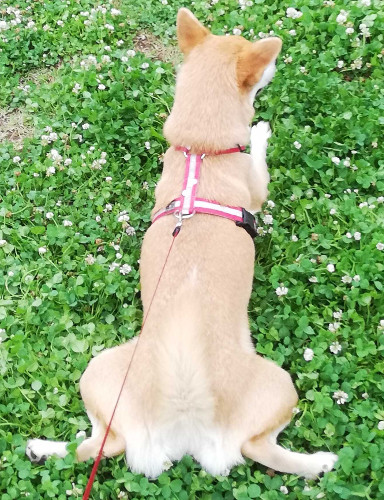
#> input picture notebook/pillow/sample.jpg, 384 x 500 px
$ jupyter execute add_text.ipynb   (shell and % lines are left out)
#> lines starting #> are read from the running program, lines starting #| are printed output that depends on the picture
## PillowとOpenCVで画像にテキストを追加する

* Pillow==6.0.0
* opencv-python==4.1.0.25
* opencv-contrib-python==4.1.0.25
* freetype-py==2.1.0.post1

説明は下記ブログに記載

https://blog.imind.jp/entry/2019/08/03/194819

### Pillowで画像の読み込みと表示

[cell 1]

import PIL
from matplotlib import pylab as plt

# 画像の読み込みと表示
img = PIL.Image.open('sample.jpg')
#> img is the input picture: PIL image 384x500 RGB; mean R, G, B 140.1, 170.6, 116.3
plt.imshow(img)

## フォントの確認

利用できるフォントを確認する。

[cell 2]
import matplotlib.font_manager
matplotlib.font_manager.findSystemFonts(fontpaths=None, fontext='ttf')

### Pillowでテキストの追加

フォントを指定してテキストを画像に追加する。

[cell 3]
from  PIL import ImageDraw, ImageFont

# フォントの指定
font = ImageFont.truetype("NotoSerifCJK-Bold.ttc", 96)

# 編集用に画像をコピー
new_img = img.copy()

# コピーした方の画像にテキストを追加してplot
draw = ImageDraw.Draw(new_img)
draw.text((20, 50), "dog", (255, 0, 0), font=font)
plt.imshow(new_img)
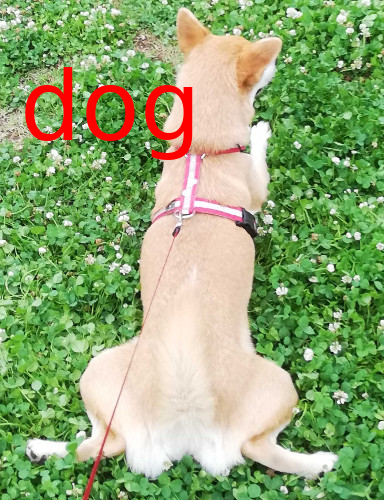
#> shown: shape (500, 384, 3); mean R, G, B 142.7, 166.7, 113.8

[cell 4]
help(draw.text)
#> (printed output is left out)

### OpenCVで画像の読み込みと表示

[cell 5]
import cv2
img = cv2.imread('sample.jpg')
#> img: shape (500, 384, 3)
plt.imshow(cv2.cvtColor(img, cv2.COLOR_BGR2RGB))

### OpenCVでテキストの追加

フォントを指定してテキストを画像に追加する。

putTextの引数は順に、img, text, bottom_leftの座標, font_face, font_scale, color, thickness。

[cell 6]
new_img = img.copy()
font = cv2.FONT_HERSHEY_SIMPLEX
cv2.putText(new_img, 'dog', (20, 200), font, 3, (0, 0, 255), 5)
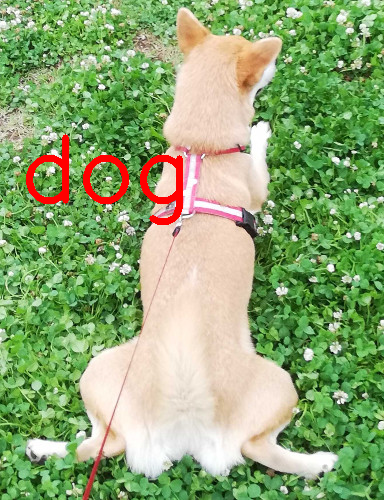
#> new_img: shape (500, 384, 3); mean B, G, R 114.4, 167.8, 142
plt.imshow(cv2.cvtColor(new_img, cv2.COLOR_BGR2RGB))
